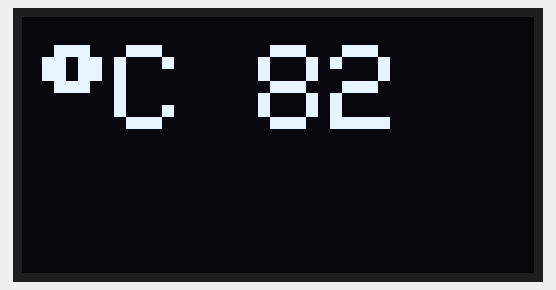
A sketch run on a simulated Arduino Uno, built with avr-gcc and run on an emulated ATmega328P. Shown: 128×64 one-colour display. Random numbers use the default seed unless the sketch sets one.

Above: at 0.1 s.
At 25.2 s:
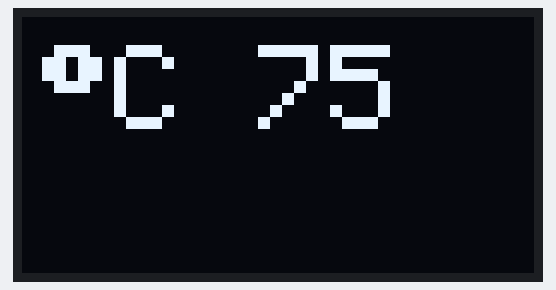
At 40.3 s:
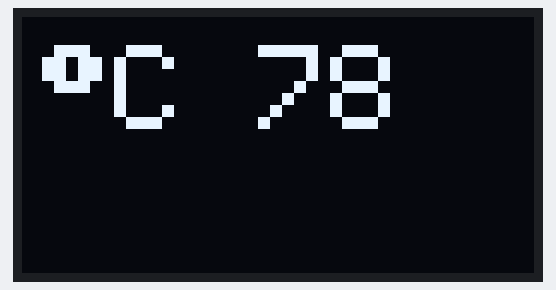
At 60.4 s:
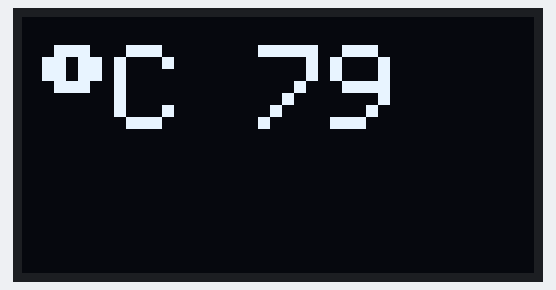
At 85.6 s:
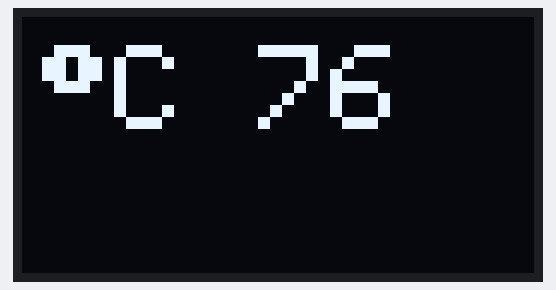
At 125.8 s:
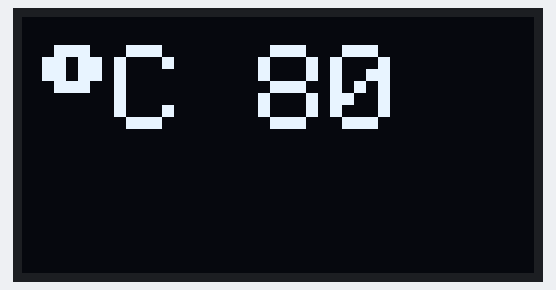

The sketch:

arduino_random_degree.ino
```cpp
#include <SPI.h>
#include <Wire.h>
#include <Adafruit_GFX.h>
#include <Adafruit_SSD1306.h>

Adafruit_SSD1306 display(-1);

void setup()
{
  // initialize with the I2C addr 0x3C
  display.begin(SSD1306_SWITCHCAPVCC, 0x3C);

  // Clear the buffer.
  display.clearDisplay();


}

void loop() {

  // Display Text
  display.setTextSize(3);
  display.setTextColor(WHITE);
  display.setCursor(5,7);
  display.print((char)247); // degree symbol
  display.print("C ");
  display.println(79 + random(-4,4));
  display.display();
  delay(2000);
  display.clearDisplay();
  delay(3000);

  }
```

Measured:
- what the display in image 1 shows lasts 10.0 s, from 25.2 s to 35.2 s
- what the display in image 2 shows lasts 5.0 s, from 40.3 s to 45.3 s
